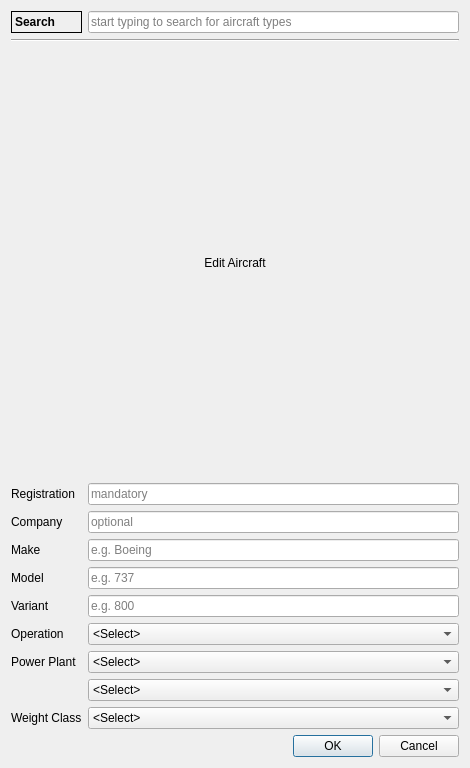
<?xml version="1.0" encoding="UTF-8"?>
<ui version="4.0">
 <class>NewTail</class>
 <widget class="QDialog" name="NewTail">
  <property name="geometry">
   <rect>
    <x>0</x>
    <y>0</y>
    <width>470</width>
    <height>768</height>
   </rect>
  </property>
  <property name="windowTitle">
   <string>Add New Aircraft</string>
  </property>
  <layout class="QGridLayout" name="gridLayout">
   <item row="11" column="0">
    <widget class="QLabel" name="weightLabel">
     <property name="text">
      <string>Weight Class</string>
     </property>
    </widget>
   </item>
   <item row="12" column="1">
    <widget class="QDialogButtonBox" name="buttonBox">
     <property name="orientation">
      <enum>Qt::Horizontal</enum>
     </property>
     <property name="standardButtons">
      <set>QDialogButtonBox::Cancel|QDialogButtonBox::Ok</set>
     </property>
    </widget>
   </item>
   <item row="10" column="1">
    <widget class="QComboBox" name="ppNumberComboBox">
     <property name="currentText">
      <string>&lt;Select&gt;</string>
     </property>
     <item>
      <property name="text">
       <string>&lt;Select&gt;</string>
      </property>
     </item>
     <item>
      <property name="text">
       <string>Single Engine</string>
      </property>
     </item>
     <item>
      <property name="text">
       <string>Multi Engine</string>
      </property>
     </item>
    </widget>
   </item>
   <item row="3" column="0">
    <widget class="QLabel" name="registrationLabel">
     <property name="text">
      <string>Registration</string>
     </property>
    </widget>
   </item>
   <item row="2" column="0" colspan="2">
    <widget class="QLabel" name="editLabel">
     <property name="text">
      <string>Edit Aircraft</string>
     </property>
     <property name="alignment">
      <set>Qt::AlignCenter</set>
     </property>
    </widget>
   </item>
   <item row="5" column="0">
    <widget class="QLabel" name="makeLabel">
     <property name="text">
      <string>Make</string>
     </property>
    </widget>
   </item>
   <item row="7" column="0">
    <widget class="QLabel" name="variantLabel">
     <property name="text">
      <string>Variant</string>
     </property>
    </widget>
   </item>
   <item row="8" column="1">
    <widget class="QComboBox" name="operationComboBox">
     <property name="editable">
      <bool>false</bool>
     </property>
     <property name="currentText">
      <string>&lt;Select&gt;</string>
     </property>
     <item>
      <property name="text">
       <string>&lt;Select&gt;</string>
      </property>
     </item>
     <item>
      <property name="text">
       <string>Single Pilot</string>
      </property>
     </item>
     <item>
      <property name="text">
       <string>Multi Pilot</string>
      </property>
     </item>
    </widget>
   </item>
   <item row="8" column="0">
    <widget class="QLabel" name="operationLabel">
     <property name="text">
      <string>Operation</string>
     </property>
    </widget>
   </item>
   <item row="9" column="1">
    <widget class="QComboBox" name="ppTypeComboBox">
     <property name="currentText">
      <string>&lt;Select&gt;</string>
     </property>
     <item>
      <property name="text">
       <string>&lt;Select&gt;</string>
      </property>
     </item>
     <item>
      <property name="text">
       <string>Unpowered</string>
      </property>
     </item>
     <item>
      <property name="text">
       <string>Piston</string>
      </property>
     </item>
     <item>
      <property name="text">
       <string>Turboprop</string>
      </property>
     </item>
     <item>
      <property name="text">
       <string>Jet</string>
      </property>
     </item>
    </widget>
   </item>
   <item row="4" column="1">
    <widget class="QLineEdit" name="companyLineEdit">
     <property name="maxLength">
      <number>20</number>
     </property>
     <property name="placeholderText">
      <string>optional</string>
     </property>
    </widget>
   </item>
   <item row="5" column="1">
    <widget class="QLineEdit" name="makeLineEdit">
     <property name="maxLength">
      <number>20</number>
     </property>
     <property name="placeholderText">
      <string>e.g. Boeing</string>
     </property>
    </widget>
   </item>
   <item row="7" column="1">
    <widget class="QLineEdit" name="variantLineEdit">
     <property name="maxLength">
      <number>20</number>
     </property>
     <property name="placeholderText">
      <string>e.g. 800</string>
     </property>
    </widget>
   </item>
   <item row="6" column="1">
    <widget class="QLineEdit" name="modelLineEdit">
     <property name="maxLength">
      <number>20</number>
     </property>
     <property name="placeholderText">
      <string>e.g. 737</string>
     </property>
    </widget>
   </item>
   <item row="11" column="1">
    <widget class="QComboBox" name="weightComboBox">
     <item>
      <property name="text">
       <string>&lt;Select&gt;</string>
      </property>
     </item>
     <item>
      <property name="text">
       <string>Light</string>
      </property>
     </item>
     <item>
      <property name="text">
       <string>Medium</string>
      </property>
     </item>
     <item>
      <property name="text">
       <string>Heavy</string>
      </property>
     </item>
     <item>
      <property name="text">
       <string>Super</string>
      </property>
     </item>
    </widget>
   </item>
   <item row="9" column="0">
    <widget class="QLabel" name="powerPlantLabel">
     <property name="text">
      <string>Power Plant</string>
     </property>
    </widget>
   </item>
   <item row="3" column="1">
    <widget class="QLineEdit" name="registrationLineEdit">
     <property name="maxLength">
      <number>20</number>
     </property>
     <property name="placeholderText">
      <string>mandatory</string>
     </property>
    </widget>
   </item>
   <item row="0" column="1">
    <widget class="QLineEdit" name="searchLineEdit">
     <property name="maxLength">
      <number>20</number>
     </property>
     <property name="placeholderText">
      <string>start typing to search for aircraft types</string>
     </property>
    </widget>
   </item>
   <item row="0" column="0">
    <widget class="QLabel" name="searchLabel">
     <property name="font">
      <font>
       <weight>75</weight>
       <bold>true</bold>
      </font>
     </property>
     <property name="frameShape">
      <enum>QFrame::Panel</enum>
     </property>
     <property name="text">
      <string>Search</string>
     </property>
    </widget>
   </item>
   <item row="4" column="0">
    <widget class="QLabel" name="companyLabel">
     <property name="text">
      <string>Company</string>
     </property>
    </widget>
   </item>
   <item row="6" column="0">
    <widget class="QLabel" name="modelLabel">
     <property name="text">
      <string>Model</string>
     </property>
    </widget>
   </item>
   <item row="1" column="0" colspan="2">
    <widget class="Line" name="line">
     <property name="orientation">
      <enum>Qt::Horizontal</enum>
     </property>
    </widget>
   </item>
  </layout>
 </widget>
 <tabstops>
  <tabstop>searchLineEdit</tabstop>
  <tabstop>registrationLineEdit</tabstop>
  <tabstop>companyLineEdit</tabstop>
  <tabstop>makeLineEdit</tabstop>
  <tabstop>modelLineEdit</tabstop>
  <tabstop>variantLineEdit</tabstop>
  <tabstop>operationComboBox</tabstop>
  <tabstop>ppTypeComboBox</tabstop>
  <tabstop>ppNumberComboBox</tabstop>
  <tabstop>weightComboBox</tabstop>
 </tabstops>
 <resources/>
 <connections>
  <connection>
   <sender>buttonBox</sender>
   <signal>rejected()</signal>
   <receiver>NewTail</receiver>
   <slot>reject()</slot>
   <hints>
    <hint type="sourcelabel">
     <x>406</x>
     <y>706</y>
    </hint>
    <hint type="destinationlabel">
     <x>286</x>
     <y>274</y>
    </hint>
   </hints>
  </connection>
 </connections>
</ui>
